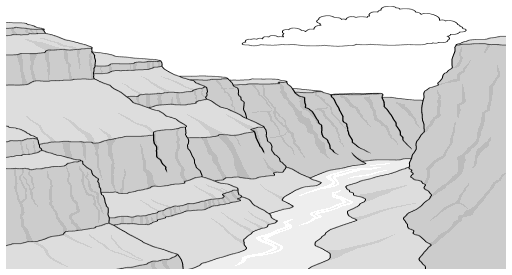
#> input picture assets/canyon-photo.png, 512 x 275 px, given in place of im-001-000.png, which was not available
$ python prep_assets.py ../assets ../assets/arch.png
#> lines starting #> are read from the running program, lines starting #| are printed output that depends on the picture; pictures that were not available may be replaced by others from this repository, and a replacement may not be noted
import os, sys
from PIL import Image, ImageOps, ImageChops

SRC = sys.argv[1]; DST = sys.argv[2]
MAXW = 900

# name: (rgb file, smask file or None, invert_mask)
PLAIN = {
    'cover-landforms':      'im-001-000.png',
    'mountain':             'im-002-001.png',
    'mountain-range':       'im-002-002.png',
    'canyon':               'im-002-003.png',
    'cliff':                'im-003-008.png',
    'canyon-photo':         'im-004-009.png',
    'rock-types-chart':     'im-007-010.png',
    'sandstone':            'im-008-011.png',
    'limestone':            'im-008-012.png',
    'conglomerate':         'im-008-013.png',
    'rock-cycle':           'im-009-014.png',
    'mineral-luster-streak':'im-009-015.png',
    'mineral-hardness':     'im-010-016.png',
    'soil-layers':          'im-014-017.png',
    'pitted-rock':          'im-015-018.png',
    'weather-step1':        'im-015-019.png',
    'weather-step2':        'im-015-020.png',
    'weather-step3':        'im-015-021.png',
    'weather-step4':        'im-015-022.png',
    'delta':                'im-016-023.png',
    'arch':                 'im-016-024.png',
    'sea-cave':             'im-016-025.png',
    'erosion-diagram':      'im-017-026.png',
}
# images stored as black RGB + alpha smask -> rebuild line art on white
MASKED = {
    'butte':   ('im-002-004.png', 'im-002-005.png'),
    'plateau': ('im-002-006.png', 'im-002-007.png'),
}

def trim(im):
    bg = Image.new('RGB', im.size, (255, 255, 255))
    diff = ImageChops.difference(im.convert('RGB'), bg)
    bbox = ImageChops.add(diff, diff, 2.0, -40).getbbox()
    return im.crop(bbox) if bbox else im

def save(im, name):
    im = im.convert('RGB')
    im = trim(im)
    if im.width > MAXW:
        im = im.resize((MAXW, round(im.height * MAXW / im.width)), Image.LANCZOS)
    # pad slightly so art never touches the frame
    im = ImageOps.expand(im, border=max(6, im.width // 90), fill=(255, 255, 255))
    out = os.path.join(DST, name + '.png')
    im.save(out, optimize=True)
    return out, im.size, os.path.getsize(out)

report = []
for name, f in PLAIN.items():
    report.append((name,) + save(Image.open(os.path.join(SRC, f)), name)[1:])
#> in save, im is the input picture: PIL image 512x275 RGB; min 0, max 255, mean 218.9
#> in trim, `bg = Image.new('RGB', im.size, (255, 255, 255))`: bg: PIL image 512x275 RGB; every value is 255
#> in trim, `diff = ImageChops.difference(im.convert('RGB'), bg)`:
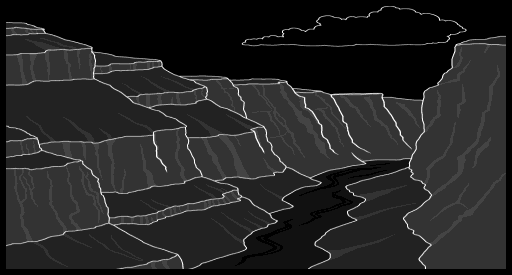
#> diff: PIL image 512x275 RGB; min 0, max 255, mean 36.1
#> in trim, `bbox = ImageChops.add(diff, diff, 2.0, -40).getbbox()`: bbox = (6, 6, 506, 269)
#> in trim, `return im.crop(bbox) if bbox else im`:
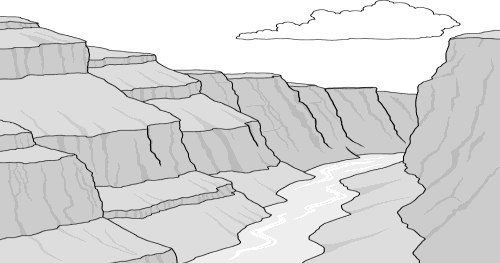
#> returned value: PIL image 500x263 RGB; min 0, max 255, mean 216.4
#> pass 2 of the loop `for name, f in PLAIN.items():`:
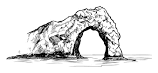
#> input picture assets/arch.png, 158 x 73 px, given in place of im-002-001.png, which was not available
#> in save, im is the input picture: PIL image 158x73 RGB; min 0, max 255, mean 226.5
#> bg: PIL image 158x73 RGB; every value is 255
#> in trim (call 2), `diff = ImageChops.difference(im.convert('RGB'), bg)`:
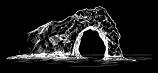
#> diff: PIL image 158x73 RGB; min 0, max 255, mean 28.5
#> bbox = (6, 6, 152, 67)
#> in trim (call 2), `return im.crop(bbox) if bbox else im`:
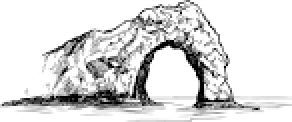
#> returned value: PIL image 146x61 RGB (shown 2 times larger); min 0, max 255, mean 218.1
#> (the run stopped early here; a loop or call above may not have finished)
